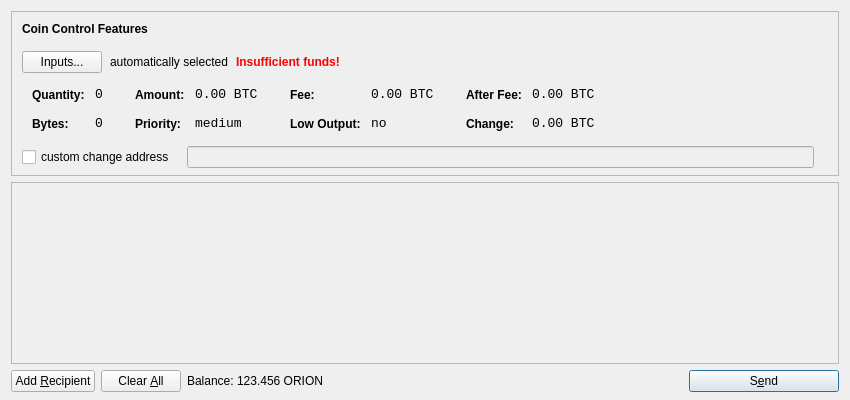
<?xml version="1.0" encoding="UTF-8"?>
<ui version="4.0">
 <class>SendCoinsDialog</class>
 <widget class="QDialog" name="SendCoinsDialog">
  <property name="geometry">
   <rect>
    <x>0</x>
    <y>0</y>
    <width>850</width>
    <height>400</height>
   </rect>
  </property>
  <property name="windowTitle">
   <string>Send Coins</string>
  </property>
  <layout class="QVBoxLayout" name="verticalLayout" stretch="0,1,0">
   <property name="bottomMargin">
    <number>8</number>
   </property>
   <item>
    <widget class="QFrame" name="frameCoinControl">
     <property name="sizePolicy">
      <sizepolicy hsizetype="Expanding" vsizetype="Expanding">
       <horstretch>0</horstretch>
       <verstretch>0</verstretch>
      </sizepolicy>
     </property>
     <property name="maximumSize">
      <size>
       <width>16777215</width>
       <height>16777215</height>
      </size>
     </property>
     <property name="frameShape">
      <enum>QFrame::StyledPanel</enum>
     </property>
     <property name="frameShadow">
      <enum>QFrame::Sunken</enum>
     </property>
     <layout class="QVBoxLayout" name="verticalLayoutCoinControl2">
      <property name="spacing">
       <number>-1</number>
      </property>
      <property name="leftMargin">
       <number>0</number>
      </property>
      <property name="topMargin">
       <number>0</number>
      </property>
      <property name="rightMargin">
       <number>0</number>
      </property>
      <property name="bottomMargin">
       <number>6</number>
      </property>
      <item>
       <layout class="QVBoxLayout" name="verticalLayoutCoinControl" stretch="0,0,0,0,1">
        <property name="spacing">
         <number>0</number>
        </property>
        <property name="leftMargin">
         <number>10</number>
        </property>
        <property name="topMargin">
         <number>10</number>
        </property>
        <item>
         <layout class="QHBoxLayout" name="horizontalLayoutCoinControl1">
          <property name="bottomMargin">
           <number>15</number>
          </property>
          <item>
           <widget class="QLabel" name="labelCoinControlFeatures">
            <property name="sizePolicy">
             <sizepolicy hsizetype="Preferred" vsizetype="Maximum">
              <horstretch>0</horstretch>
              <verstretch>0</verstretch>
             </sizepolicy>
            </property>
            <property name="font">
             <font>
              <weight>75</weight>
              <bold>true</bold>
             </font>
            </property>
            <property name="styleSheet">
             <string notr="true">font-weight:bold;</string>
            </property>
            <property name="text">
             <string>Coin Control Features</string>
            </property>
           </widget>
          </item>
         </layout>
        </item>
        <item>
         <layout class="QHBoxLayout" name="horizontalLayoutCoinControl2" stretch="0,0,0,0">
          <property name="spacing">
           <number>8</number>
          </property>
          <property name="bottomMargin">
           <number>10</number>
          </property>
          <item>
           <widget class="QPushButton" name="pushButtonCoinControl">
            <property name="styleSheet">
             <string notr="true"/>
            </property>
            <property name="text">
             <string>Inputs...</string>
            </property>
           </widget>
          </item>
          <item>
           <widget class="QLabel" name="labelCoinControlAutomaticallySelected">
            <property name="text">
             <string>automatically selected</string>
            </property>
            <property name="margin">
             <number>5</number>
            </property>
           </widget>
          </item>
          <item>
           <widget class="QLabel" name="labelCoinControlInsuffFunds">
            <property name="font">
             <font>
              <weight>75</weight>
              <bold>true</bold>
             </font>
            </property>
            <property name="styleSheet">
             <string notr="true">color:red;font-weight:bold;</string>
            </property>
            <property name="text">
             <string>Insufficient funds!</string>
            </property>
            <property name="margin">
             <number>5</number>
            </property>
           </widget>
          </item>
          <item>
           <spacer name="horizontalSpacerCoinControl">
            <property name="orientation">
             <enum>Qt::Horizontal</enum>
            </property>
            <property name="sizeHint" stdset="0">
             <size>
              <width>40</width>
              <height>1</height>
             </size>
            </property>
           </spacer>
          </item>
         </layout>
        </item>
        <item>
         <widget class="QWidget" name="widgetCoinControl" native="true">
          <property name="sizePolicy">
           <sizepolicy hsizetype="Preferred" vsizetype="Preferred">
            <horstretch>0</horstretch>
            <verstretch>0</verstretch>
           </sizepolicy>
          </property>
          <property name="minimumSize">
           <size>
            <width>0</width>
            <height>0</height>
           </size>
          </property>
          <property name="styleSheet">
           <string notr="true"/>
          </property>
          <layout class="QHBoxLayout" name="horizontalLayoutCoinControl5">
           <property name="margin">
            <number>0</number>
           </property>
           <item>
            <layout class="QHBoxLayout" name="horizontalLayoutCoinControl3" stretch="0,0,0,1">
             <property name="spacing">
              <number>20</number>
             </property>
             <property name="topMargin">
              <number>0</number>
             </property>
             <property name="bottomMargin">
              <number>10</number>
             </property>
             <item>
              <layout class="QFormLayout" name="formLayoutCoinControl1">
               <property name="horizontalSpacing">
                <number>10</number>
               </property>
               <property name="verticalSpacing">
                <number>14</number>
               </property>
               <property name="leftMargin">
                <number>10</number>
               </property>
               <property name="topMargin">
                <number>4</number>
               </property>
               <property name="rightMargin">
                <number>6</number>
               </property>
               <item row="0" column="0">
                <widget class="QLabel" name="labelCoinControlQuantityText">
                 <property name="styleSheet">
                  <string notr="true">font-weight:bold;</string>
                 </property>
                 <property name="text">
                  <string>Quantity:</string>
                 </property>
                 <property name="margin">
                  <number>0</number>
                 </property>
                </widget>
               </item>
               <item row="0" column="1">
                <widget class="QLabel" name="labelCoinControlQuantity">
                 <property name="font">
                  <font>
                   <family>Monospace</family>
                   <pointsize>10</pointsize>
                  </font>
                 </property>
                 <property name="cursor">
                  <cursorShape>IBeamCursor</cursorShape>
                 </property>
                 <property name="contextMenuPolicy">
                  <enum>Qt::ActionsContextMenu</enum>
                 </property>
                 <property name="text">
                  <string notr="true">0</string>
                 </property>
                 <property name="margin">
                  <number>0</number>
                 </property>
                 <property name="textInteractionFlags">
                  <set>Qt::LinksAccessibleByMouse|Qt::TextSelectableByKeyboard|Qt::TextSelectableByMouse</set>
                 </property>
                </widget>
               </item>
               <item row="1" column="0">
                <widget class="QLabel" name="labelCoinControlBytesText">
                 <property name="styleSheet">
                  <string notr="true">font-weight:bold;</string>
                 </property>
                 <property name="text">
                  <string>Bytes:</string>
                 </property>
                </widget>
               </item>
               <item row="1" column="1">
                <widget class="QLabel" name="labelCoinControlBytes">
                 <property name="font">
                  <font>
                   <family>Monospace</family>
                   <pointsize>10</pointsize>
                  </font>
                 </property>
                 <property name="cursor">
                  <cursorShape>IBeamCursor</cursorShape>
                 </property>
                 <property name="contextMenuPolicy">
                  <enum>Qt::ActionsContextMenu</enum>
                 </property>
                 <property name="text">
                  <string notr="true">0</string>
                 </property>
                 <property name="textInteractionFlags">
                  <set>Qt::LinksAccessibleByMouse|Qt::TextSelectableByKeyboard|Qt::TextSelectableByMouse</set>
                 </property>
                </widget>
               </item>
              </layout>
             </item>
             <item>
              <layout class="QFormLayout" name="formLayoutCoinControl2">
               <property name="horizontalSpacing">
                <number>10</number>
               </property>
               <property name="verticalSpacing">
                <number>14</number>
               </property>
               <property name="leftMargin">
                <number>6</number>
               </property>
               <property name="topMargin">
                <number>4</number>
               </property>
               <property name="rightMargin">
                <number>6</number>
               </property>
               <item row="0" column="0">
                <widget class="QLabel" name="labelCoinControlAmountText">
                 <property name="styleSheet">
                  <string notr="true">font-weight:bold;</string>
                 </property>
                 <property name="text">
                  <string>Amount:</string>
                 </property>
                 <property name="margin">
                  <number>0</number>
                 </property>
                </widget>
               </item>
               <item row="0" column="1">
                <widget class="QLabel" name="labelCoinControlAmount">
                 <property name="font">
                  <font>
                   <family>Monospace</family>
                   <pointsize>10</pointsize>
                  </font>
                 </property>
                 <property name="cursor">
                  <cursorShape>IBeamCursor</cursorShape>
                 </property>
                 <property name="contextMenuPolicy">
                  <enum>Qt::ActionsContextMenu</enum>
                 </property>
                 <property name="text">
                  <string notr="true">0.00 BTC</string>
                 </property>
                 <property name="textInteractionFlags">
                  <set>Qt::LinksAccessibleByMouse|Qt::TextSelectableByKeyboard|Qt::TextSelectableByMouse</set>
                 </property>
                </widget>
               </item>
               <item row="1" column="0">
                <widget class="QLabel" name="labelCoinControlPriorityText">
                 <property name="styleSheet">
                  <string notr="true">font-weight:bold;</string>
                 </property>
                 <property name="text">
                  <string>Priority:</string>
                 </property>
                </widget>
               </item>
               <item row="1" column="1">
                <widget class="QLabel" name="labelCoinControlPriority">
                 <property name="font">
                  <font>
                   <family>Monospace</family>
                   <pointsize>10</pointsize>
                  </font>
                 </property>
                 <property name="cursor">
                  <cursorShape>IBeamCursor</cursorShape>
                 </property>
                 <property name="contextMenuPolicy">
                  <enum>Qt::ActionsContextMenu</enum>
                 </property>
                 <property name="text">
                  <string>medium</string>
                 </property>
                 <property name="textInteractionFlags">
                  <set>Qt::LinksAccessibleByMouse|Qt::TextSelectableByKeyboard|Qt::TextSelectableByMouse</set>
                 </property>
                </widget>
               </item>
              </layout>
             </item>
             <item>
              <layout class="QFormLayout" name="formLayoutCoinControl3">
               <property name="horizontalSpacing">
                <number>10</number>
               </property>
               <property name="verticalSpacing">
                <number>14</number>
               </property>
               <property name="leftMargin">
                <number>6</number>
               </property>
               <property name="topMargin">
                <number>4</number>
               </property>
               <property name="rightMargin">
                <number>6</number>
               </property>
               <item row="0" column="0">
                <widget class="QLabel" name="labelCoinControlFeeText">
                 <property name="styleSheet">
                  <string notr="true">font-weight:bold;</string>
                 </property>
                 <property name="text">
                  <string>Fee:</string>
                 </property>
                 <property name="margin">
                  <number>0</number>
                 </property>
                </widget>
               </item>
               <item row="0" column="1">
                <widget class="QLabel" name="labelCoinControlFee">
                 <property name="font">
                  <font>
                   <family>Monospace</family>
                   <pointsize>10</pointsize>
                  </font>
                 </property>
                 <property name="cursor">
                  <cursorShape>IBeamCursor</cursorShape>
                 </property>
                 <property name="contextMenuPolicy">
                  <enum>Qt::ActionsContextMenu</enum>
                 </property>
                 <property name="text">
                  <string notr="true">0.00 BTC</string>
                 </property>
                 <property name="textInteractionFlags">
                  <set>Qt::LinksAccessibleByMouse|Qt::TextSelectableByKeyboard|Qt::TextSelectableByMouse</set>
                 </property>
                </widget>
               </item>
               <item row="1" column="0">
                <widget class="QLabel" name="labelCoinControlLowOutputText">
                 <property name="styleSheet">
                  <string notr="true">font-weight:bold;</string>
                 </property>
                 <property name="text">
                  <string>Low Output:</string>
                 </property>
                </widget>
               </item>
               <item row="1" column="1">
                <widget class="QLabel" name="labelCoinControlLowOutput">
                 <property name="font">
                  <font>
                   <family>Monospace</family>
                   <pointsize>10</pointsize>
                  </font>
                 </property>
                 <property name="cursor">
                  <cursorShape>IBeamCursor</cursorShape>
                 </property>
                 <property name="contextMenuPolicy">
                  <enum>Qt::ActionsContextMenu</enum>
                 </property>
                 <property name="text">
                  <string>no</string>
                 </property>
                 <property name="textInteractionFlags">
                  <set>Qt::LinksAccessibleByMouse|Qt::TextSelectableByKeyboard|Qt::TextSelectableByMouse</set>
                 </property>
                </widget>
               </item>
              </layout>
             </item>
             <item>
              <layout class="QFormLayout" name="formLayoutCoinControl4">
               <property name="horizontalSpacing">
                <number>10</number>
               </property>
               <property name="verticalSpacing">
                <number>14</number>
               </property>
               <property name="leftMargin">
                <number>6</number>
               </property>
               <property name="topMargin">
                <number>4</number>
               </property>
               <property name="rightMargin">
                <number>6</number>
               </property>
               <item row="0" column="0">
                <widget class="QLabel" name="labelCoinControlAfterFeeText">
                 <property name="styleSheet">
                  <string notr="true">font-weight:bold;</string>
                 </property>
                 <property name="text">
                  <string>After Fee:</string>
                 </property>
                 <property name="margin">
                  <number>0</number>
                 </property>
                </widget>
               </item>
               <item row="0" column="1">
                <widget class="QLabel" name="labelCoinControlAfterFee">
                 <property name="font">
                  <font>
                   <family>Monospace</family>
                   <pointsize>10</pointsize>
                  </font>
                 </property>
                 <property name="cursor">
                  <cursorShape>IBeamCursor</cursorShape>
                 </property>
                 <property name="contextMenuPolicy">
                  <enum>Qt::ActionsContextMenu</enum>
                 </property>
                 <property name="text">
                  <string notr="true">0.00 BTC</string>
                 </property>
                 <property name="textInteractionFlags">
                  <set>Qt::LinksAccessibleByMouse|Qt::TextSelectableByKeyboard|Qt::TextSelectableByMouse</set>
                 </property>
                </widget>
               </item>
               <item row="1" column="0">
                <widget class="QLabel" name="labelCoinControlChangeText">
                 <property name="styleSheet">
                  <string notr="true">font-weight:bold;</string>
                 </property>
                 <property name="text">
                  <string>Change:</string>
                 </property>
                </widget>
               </item>
               <item row="1" column="1">
                <widget class="QLabel" name="labelCoinControlChange">
                 <property name="font">
                  <font>
                   <family>Monospace</family>
                   <pointsize>10</pointsize>
                  </font>
                 </property>
                 <property name="cursor">
                  <cursorShape>IBeamCursor</cursorShape>
                 </property>
                 <property name="contextMenuPolicy">
                  <enum>Qt::ActionsContextMenu</enum>
                 </property>
                 <property name="text">
                  <string notr="true">0.00 BTC</string>
                 </property>
                 <property name="textInteractionFlags">
                  <set>Qt::LinksAccessibleByMouse|Qt::TextSelectableByKeyboard|Qt::TextSelectableByMouse</set>
                 </property>
                </widget>
               </item>
              </layout>
             </item>
            </layout>
           </item>
          </layout>
         </widget>
        </item>
        <item>
         <layout class="QHBoxLayout" name="horizontalLayoutCoinControl4" stretch="0,0,0">
          <property name="spacing">
           <number>12</number>
          </property>
          <property name="sizeConstraint">
           <enum>QLayout::SetDefaultConstraint</enum>
          </property>
          <property name="topMargin">
           <number>5</number>
          </property>
          <property name="rightMargin">
           <number>5</number>
          </property>
          <item>
           <widget class="QCheckBox" name="checkBoxCoinControlChange">
            <property name="text">
             <string>custom change address</string>
            </property>
           </widget>
          </item>
          <item>
           <widget class="QLineEdit" name="lineEditCoinControlChange">
            <property name="enabled">
             <bool>false</bool>
            </property>
            <property name="sizePolicy">
             <sizepolicy hsizetype="Expanding" vsizetype="Fixed">
              <horstretch>0</horstretch>
              <verstretch>0</verstretch>
             </sizepolicy>
            </property>
           </widget>
          </item>
          <item>
           <widget class="QLabel" name="labelCoinControlChangeLabel">
            <property name="sizePolicy">
             <sizepolicy hsizetype="Preferred" vsizetype="Expanding">
              <horstretch>0</horstretch>
              <verstretch>0</verstretch>
             </sizepolicy>
            </property>
            <property name="minimumSize">
             <size>
              <width>0</width>
              <height>0</height>
             </size>
            </property>
            <property name="text">
             <string/>
            </property>
            <property name="margin">
             <number>3</number>
            </property>
           </widget>
          </item>
         </layout>
        </item>
        <item>
         <spacer name="verticalSpacerCoinControl">
          <property name="orientation">
           <enum>Qt::Vertical</enum>
          </property>
          <property name="sizeHint" stdset="0">
           <size>
            <width>800</width>
            <height>1</height>
           </size>
          </property>
         </spacer>
        </item>
       </layout>
      </item>
     </layout>
    </widget>
   </item>
   <item>
    <widget class="QScrollArea" name="scrollArea">
     <property name="widgetResizable">
      <bool>true</bool>
     </property>
     <widget class="QWidget" name="scrollAreaWidgetContents">
      <property name="geometry">
       <rect>
        <x>0</x>
        <y>0</y>
        <width>830</width>
        <height>165</height>
       </rect>
      </property>
      <layout class="QVBoxLayout" name="verticalLayout_2">
       <property name="margin">
        <number>0</number>
       </property>
       <item>
        <layout class="QVBoxLayout" name="entries">
         <property name="spacing">
          <number>6</number>
         </property>
        </layout>
       </item>
       <item>
        <spacer name="verticalSpacer">
         <property name="orientation">
          <enum>Qt::Vertical</enum>
         </property>
         <property name="sizeHint" stdset="0">
          <size>
           <width>20</width>
           <height>40</height>
          </size>
         </property>
        </spacer>
       </item>
      </layout>
     </widget>
    </widget>
   </item>
   <item>
    <layout class="QHBoxLayout" name="horizontalLayout">
     <item>
      <widget class="QPushButton" name="addButton">
       <property name="toolTip">
        <string>Send to multiple recipients at once</string>
       </property>
       <property name="text">
        <string>Add &amp;Recipient</string>
       </property>
       <property name="icon">
        <iconset resource="../bitcoin.qrc">
         <normaloff>:/icons/add</normaloff>:/icons/add</iconset>
       </property>
       <property name="autoDefault">
        <bool>false</bool>
       </property>
      </widget>
     </item>
     <item>
      <widget class="QPushButton" name="clearButton">
       <property name="sizePolicy">
        <sizepolicy hsizetype="Minimum" vsizetype="Fixed">
         <horstretch>0</horstretch>
         <verstretch>0</verstretch>
        </sizepolicy>
       </property>
       <property name="toolTip">
        <string>Remove all transaction fields</string>
       </property>
       <property name="text">
        <string>Clear &amp;All</string>
       </property>
       <property name="icon">
        <iconset resource="../bitcoin.qrc">
         <normaloff>:/icons/remove</normaloff>:/icons/remove</iconset>
       </property>
       <property name="autoRepeatDelay">
        <number>300</number>
       </property>
       <property name="autoDefault">
        <bool>false</bool>
       </property>
      </widget>
     </item>
     <item>
      <layout class="QHBoxLayout" name="horizontalLayout_2">
       <property name="spacing">
        <number>3</number>
       </property>
       <item>
        <widget class="QLabel" name="label">
         <property name="text">
          <string>Balance:</string>
         </property>
        </widget>
       </item>
       <item>
        <widget class="QLabel" name="labelBalance">
         <property name="cursor">
          <cursorShape>IBeamCursor</cursorShape>
         </property>
         <property name="text">
          <string>123.456 ORION</string>
         </property>
         <property name="textInteractionFlags">
          <set>Qt::LinksAccessibleByMouse|Qt::TextSelectableByKeyboard|Qt::TextSelectableByMouse</set>
         </property>
        </widget>
       </item>
      </layout>
     </item>
     <item>
      <spacer name="horizontalSpacer">
       <property name="orientation">
        <enum>Qt::Horizontal</enum>
       </property>
       <property name="sizeHint" stdset="0">
        <size>
         <width>40</width>
         <height>20</height>
        </size>
       </property>
      </spacer>
     </item>
     <item>
      <widget class="QPushButton" name="sendButton">
       <property name="minimumSize">
        <size>
         <width>150</width>
         <height>0</height>
        </size>
       </property>
       <property name="toolTip">
        <string>Confirm the send action</string>
       </property>
       <property name="text">
        <string>S&amp;end</string>
       </property>
       <property name="icon">
        <iconset resource="../bitcoin.qrc">
         <normaloff>:/icons/send</normaloff>:/icons/send</iconset>
       </property>
       <property name="default">
        <bool>true</bool>
       </property>
      </widget>
     </item>
    </layout>
   </item>
  </layout>
 </widget>
 <resources>
  <include location="../bitcoin.qrc"/>
 </resources>
 <connections/>
</ui>
